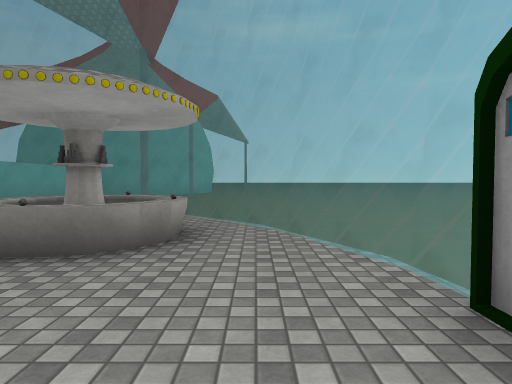
view 1 (above)

12 first-person views from a walk through a 3-D level made in the Unity game engine. The camera is 1.3 m above the floor, tilts 2° down and sees 75° across. The floor is counted in squares, 2 m on a side. Each view is taken from the middle of a square. On the plan, view 1 faces up. The plan holds only what a view shows up to about 10 squares ahead; the rest is blank. The place goes on beyond the plan. The player is left out. Surface patterns are stand-ins for the level's own textures.

view 2
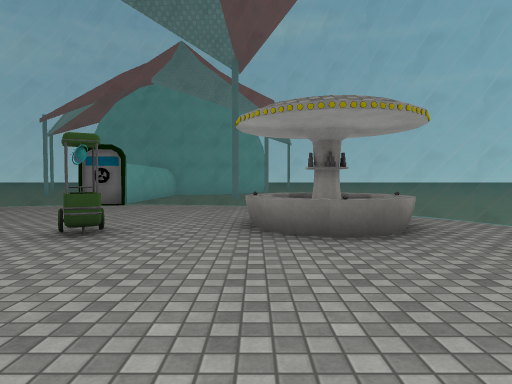

view 3
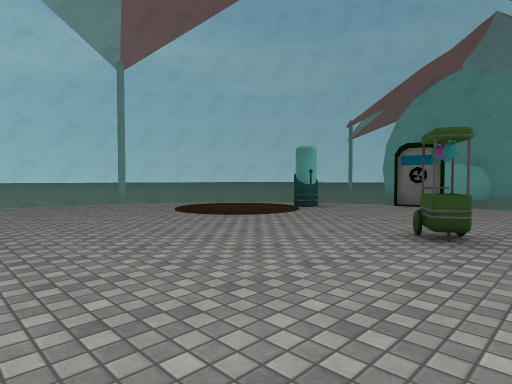

view 4
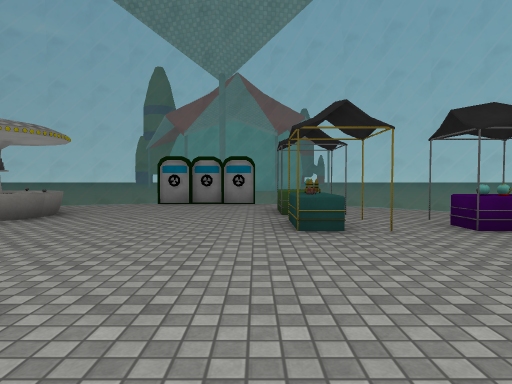

view 5
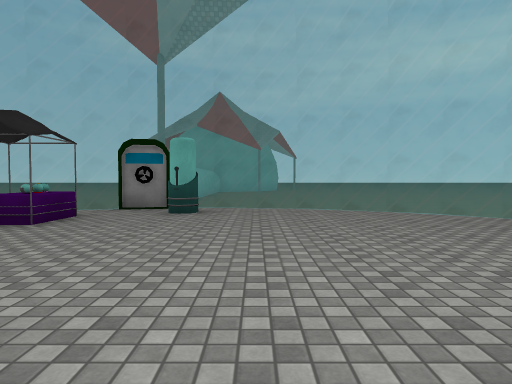

view 6
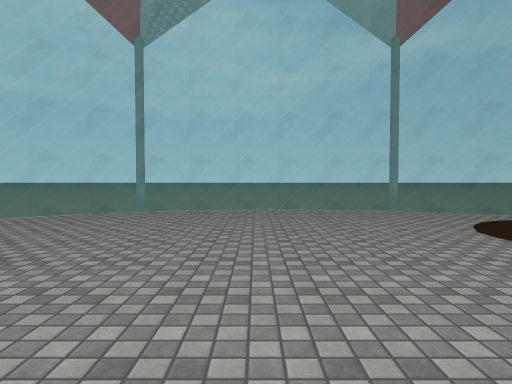

view 7
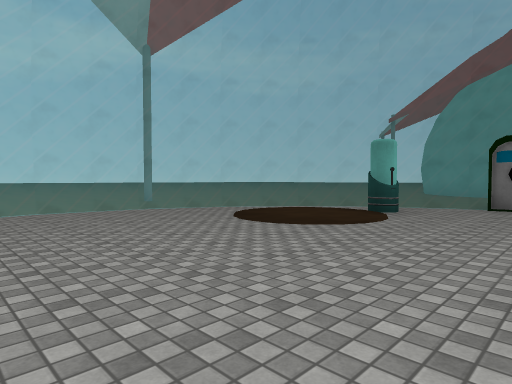

view 8
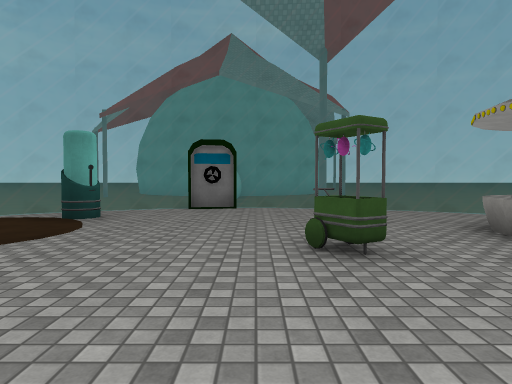

view 9
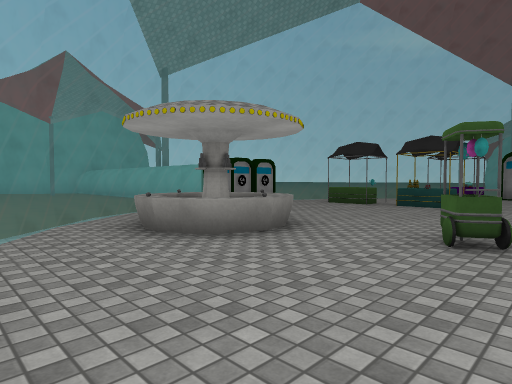

view 10
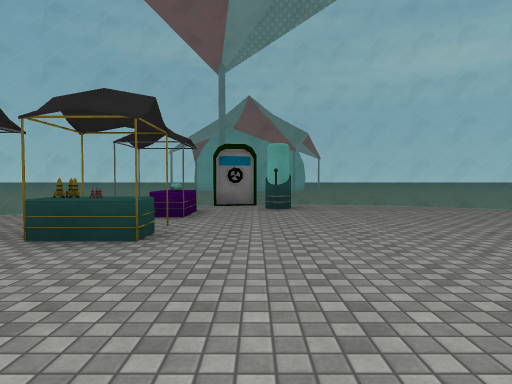

view 11
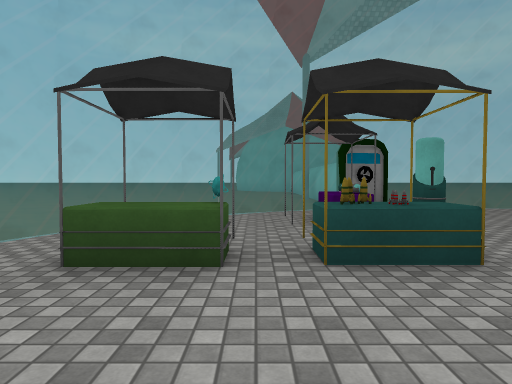

view 12
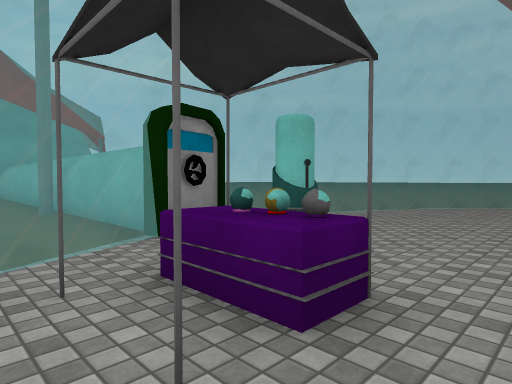

### Floor plan
Key: @ floor where view 1 was taken; # wall or solid block; . floor; = window, fence, low wall or low ledge; O other object.
Columns run from 16 left of view 1 to 3 right of it. Each row starts with its distance up from view 1.
 10          #
  9     .... #... ......
  8     ...==#====......
  7     ..=.......=.....
  6  ....=.O.......=....
  5  ...== .......OO=...
  4 #..=..  .....O#O.=..
  3  ..=.......O.OOO.=..
  2  .=...............=
  1  .=..............###
  0  .=.............@#
 -1  .=..............=
 -2  ..=.........O.O.=
 -3  ..=.............=
 -4 #...=.......O...=..
 -5  ....=......OO.=....
 -6  .....=...#O..= ....
 -7  ......====##=.  ...
 -8   ......... #..   ..
 -9             #

Where each view was taken, in squares from view 1:
view 1: 0 up, 0 right, facing up
view 2: 1 down, 3 left, facing up
view 3: 1 down, 4 left, facing up-left
view 4: 1 down, 8 left, facing right
view 5: 1 up, 7 left, facing down
view 6: 0 up, 6 left, facing left
view 7: 1 down, 6 left, facing up-left
view 8: 0 up, 6 left, facing up
view 9: 7 up, 6 left, facing down-right
view 10: 2 up, 5 left, facing down
view 11: 1 up, 2 left, facing down
view 12: 3 down, 2 left, facing down-left
